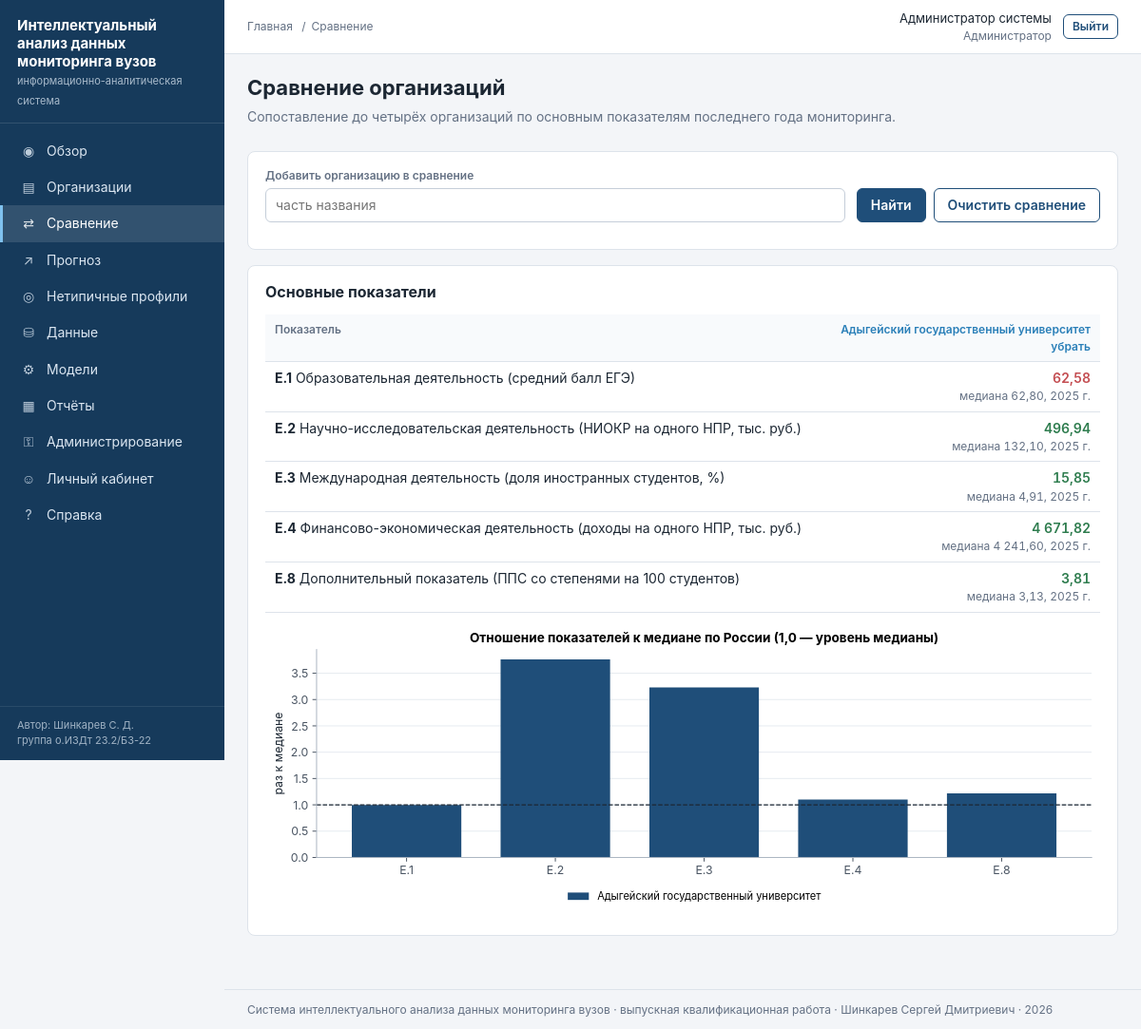
The page /compare?id=1 (signed in) on the database its author committed.
### vuzmon/db/models.py (models this page shows)
class Base(DeclarativeBase):
    """Общий базовый класс всех таблиц."""

class User(Base):
    __tablename__ = "users"
    id: Mapped[int] = mapped_column(Integer, primary_key=True)
    login: Mapped[str] = mapped_column(String(64), unique=True)
    password_hash: Mapped[str] = mapped_column(String(255))          # пароль хранится только в виде хеша
    full_name: Mapped[str] = mapped_column(String(128), default="")
    email: Mapped[str] = mapped_column(String(128), default="")
    position: Mapped[str] = mapped_column(String(128), default="")   # должность
    role_id: Mapped[int] = mapped_column(ForeignKey("roles.id"))
    is_active: Mapped[bool] = mapped_column(Boolean, default=True)
    created_at: Mapped[datetime] = mapped_column(DateTime, default=datetime.now)
    last_login_at: Mapped[datetime] = mapped_column(DateTime, nullable=True)
    role: Mapped[Role] = relationship(back_populates="users")

class Role(Base):
    __tablename__ = "roles"
    id: Mapped[int] = mapped_column(Integer, primary_key=True)
    code: Mapped[str] = mapped_column(String(32), unique=True)       # admin / analyst / viewer
    title: Mapped[str] = mapped_column(String(64))                   # название на русском
    description: Mapped[str] = mapped_column(String(255), default="")
    users: Mapped[list["User"]] = relationship(back_populates="role")

class University(Base):
    __tablename__ = "universities"
    id: Mapped[int] = mapped_column(Integer, primary_key=True)       # код организации на сайте мониторинга
    name: Mapped[str] = mapped_column(String(512), index=True)
    short_name: Mapped[str] = mapped_column(String(255), default="")
    search_name: Mapped[str] = mapped_column(String(800), default="")
    is_branch: Mapped[bool] = mapped_column(Boolean, default=False)
    head_id: Mapped[int] = mapped_column(Integer, nullable=True)      # головная организация (для филиалов)
    region_id: Mapped[int] = mapped_column(ForeignKey("regions.id"))
    founder_group_id: Mapped[int] = mapped_column(ForeignKey("founder_groups.id"), nullable=True)
    city: Mapped[str] = mapped_column(String(128), default="")
    address: Mapped[str] = mapped_column(String(512), default="")
    website: Mapped[str] = mapped_column(String(255), default="")
    specifics: Mapped[str] = mapped_column(String(255), default="")  # отраслевая специфика
    longitude: Mapped[float] = mapped_column(Float, nullable=True)
    latitude: Mapped[float] = mapped_column(Float, nullable=True)
    last_year: Mapped[int] = mapped_column(Integer, default=0)        # последний год участия в мониторинге
    region: Mapped[Region] = relationship(back_populates="universities")
    founder_group: Mapped[FounderGroup] = relationship(back_populates="universities")
    values: Mapped[list["IndicatorValue"]] = relationship(back_populates="university")
    notes: Mapped[list["AnalystNote"]] = relationship(back_populates="university")

### webapp/views_main.py (the view)
@bp.route("/compare")
@security.login_required
def compare():
    db = get_session()
    ids = [int(value) for value in request.args.getlist("id") if value.isdigit()][:4]
    search = request.args.get("q", "").strip()
    found = []
    if search:
        found = db.scalars(select(University).where(queries.name_filter(search))
                           .order_by(University.is_branch, University.short_name).limit(15)).all()
    selected, rows, chart = [], [], None
    if ids:
        selected = [u for u in (db.get(University, i) for i in ids) if u is not None]
        tables = {}
        for item in selected:
            values = queries.university_values(db, item.id)
            if not values.empty:
                tables[item.id] = queries.main_indicator_table(values, queries.university_medians(db, item),
                                                               item.is_branch)
        codes = [code for code in target_indicators(False)
                 if any(code in [row["code"] for row in t["rows"]] for t in tables.values())]
        ratios = {item.short_name: [] for item in selected if item.id in tables}
        for code in codes:
            line = {"code": code, "title": MAIN_INDICATOR_TITLES[code], "cells": []}
            for item in selected:
                cell = None
                table = tables.get(item.id)
                if table:
                    match = next((row for row in table["rows"] if row["code"] == code), None)
                    cell = match["cells"][-1] if match and match["cells"] else None
                line["cells"].append(cell)
                if item.id in tables:
                    ratio = cell["value"] / cell["median"] if cell and cell["value"] is not None \
                        and cell["median"] else 0.0
                    ratios[item.short_name].append(min(ratio, 4.0))
            rows.append(line)
        if codes and ratios:
            chart = plots.to_svg(plots.grouped_bars(
                [code.upper().replace("E", "E.") for code in codes], ratios,
                "Отношение показателей к медиане по России (1,0 — уровень медианы)",
                "раз к медиане", reference=1.0))
    return render_template("compare.html", crumbs=[("Сравнение", None)], selected=selected, rows=rows,
                           chart=chart, found=found, search=search, ids=ids)

### vuzmon/db/session.py (called while the page is built)
def get_session_factory(url: str = None):
    global _session_factory
    if _session_factory is None or url is not None:
        _session_factory = scoped_session(sessionmaker(bind=get_engine(url), expire_on_commit=False))
    return _session_factory

def get_session():
    return get_session_factory()()

### vuzmon/ml/dataset.py (called while the page is built)
def class_from_count(count):
    if pd.isna(count):
        return np.nan
    return 0 if count <= 1 else (1 if count <= 3 else 2)

def target_indicators(is_branch: bool) -> tuple:
    return BRANCH_TARGET_INDICATORS if is_branch else HEAD_TARGET_INDICATORS

### vuzmon/ml/plots.py (called while the page is built)
def to_svg(figure) -> str:
    buffer = io.StringIO()
    figure.savefig(buffer, format="svg", bbox_inches="tight")
    plt.close(figure)
    svg = buffer.getvalue()
    return svg[svg.index("<svg"):]

### webapp/__init__.py (called while the page is built)
def active_menu(endpoint: str) -> str:
    endpoints = [item[0] for item in MENU]
    if endpoint in endpoints:
        return endpoint
    if endpoint in MENU_PARENTS:
        return MENU_PARENTS[endpoint]
    blueprint = endpoint.split(".")[0]
    return next((item for item in endpoints if item.split(".")[0] == blueprint), "")

def format_number(value, digits: int = 2) -> str:
    if value is None or value != value:   # None или NaN
        return "—"
    if isinstance(value, float) and not value.is_integer():
        text = f"{value:,.{digits}f}"
    else:
        text = f"{int(value):,}"
    return text.replace(",", " ").replace(".", ",")

### webapp/security.py (called while the page is built)
def current_user():
    if "user" not in g:
        user_id = session.get("user_id")
        user = get_session().get(User, user_id) if user_id else None
        g.user = user if user is not None and user.is_active else None
    return g.user

def login_required(view):
    @wraps(view)
    def wrapper(*args, **kwargs):
        if current_user() is None:
            flash("Для продолжения работы войдите в систему.", "warning")
            return redirect(url_for("auth.login", next=request.path))
        return view(*args, **kwargs)
    return wrapper

def csrf_token() -> str:
    if "_csrf" not in session:
        session["_csrf"] = secrets.token_hex(16)
    return session["_csrf"]

def check_csrf() -> None:
    if request.method in ("POST", "PUT", "DELETE"):
        sent = request.form.get("_csrf") or request.headers.get("X-CSRF-Token", "")
        if not sent or not secrets.compare_digest(sent, session.get("_csrf", "")):
            abort(400, description="Форма устарела. Обновите страницу и повторите действие.")

### webapp/templates/compare.html (shortened to what this page needs)
{% extends "base.html" %}
{% from "_macros.html" import class_badge with context %}
{% block content %}
<div class="page-head">
  <div>
    <h1>Сравнение организаций</h1>
    <p class="lead">Сопоставление до четырёх организаций по основным показателям последнего года мониторинга.</p>
  </div>
</div>
<div class="card">
  <form method="get">
    <div class="form-row">
      <div class="field wide"><label for="q">Добавить организацию в сравнение</label>
        <input type="search" id="q" name="q" value="{{ search }}" placeholder="часть названия"></div>
      <div class="actions"><button class="btn" type="submit">Найти</button>
        <a class="btn secondary" href="{{ url_for('main.compare') }}">Очистить сравнение</a></div>
    </div>
  </form>
</div>
{% if selected %}
<div class="card">
  <h2>Основные показатели</h2>
  <div class="table-wrap"><table class="data">
    <tr><th>Показатель</th>
      {% for item in selected %}<th class="num"><a href="{{ url_for('main.university', university_id=item.id) }}">{{ item.short_name[:48] }}</a>
        <br><a class="small" href="{{ url_for('main.compare', id=ids|reject('equalto', item.id)|list) }}">убрать</a></th>{% endfor %}</tr>
    {% for row in rows %}
    <tr><td><b>{{ row.code|upper|replace('E', 'E.') }}</b> {{ row.title }}</td>
      {% for cell in row.cells %}
      <td class="num">{% if cell %}<span class="{{ 'pass' if cell.passed else ('fail' if cell.passed is not none else '') }}">{{ cell.value|num }}</span>
        <div class="muted small">медиана {{ cell.median|num }}, {{ cell.year }} г.</div>{% else %}—{% endif %}</td>
      {% endfor %}</tr>
    {% endfor %}
  </table></div>
  {% if chart %}<div class="chart" style="margin-top:12px">{{ chart|safe }}</div>{% endif %}
</div>
{% else %}
<div class="card"><p class="muted">Найдите организации по названию и добавьте их в сравнение.</p></div>
{% endif %}
{% endblock %}

### webapp/templates/base.html (shortened to what this page needs)
<!DOCTYPE html>
<html lang="ru">
<head>
  <link rel="stylesheet" href="{{ url_for('static', filename='css/app.css') }}">
</head>
<body>
<div class="layout">
  <aside class="sidebar" id="sidebar">
    <div class="brand">
      <b>Интеллектуальный анализ данных мониторинга вузов</b>
      <span>информационно-аналитическая система</span>
    </div>
    <ul class="menu">
      {% for endpoint, title, icon in menu %}
      <li><a href="{{ url_for(endpoint) }}"
             class="{{ 'active' if active_menu == endpoint else '' }}">
        <span class="icon">{{ icon }}</span>{{ title }}</a></li>
      {% endfor %}
    </ul>
    <div class="sidebar-footer">Автор: Шинкарев С. Д.<br>группа о.ИЗДт 23.2/Б3-22</div>
  </aside>
  <div class="main">
    <header class="topbar">
      <nav class="crumbs" aria-label="Навигационная цепочка">
        <a href="{{ url_for('main.dashboard') }}">Главная</a>
        {% for text, link in crumbs or [] %}
          <span class="sep">/</span>{% if link %}<a href="{{ link }}">{{ text }}</a>{% else %}<span>{{ text }}</span>{% endif %}
        {% endfor %}
      </nav>
      <div class="userbox">
        <div class="right">
          <div>{{ user.full_name or user.login }}</div>
          <div class="role">{{ user.role.title }}</div>
        </div>
        <form method="post" action="{{ url_for('auth.logout') }}" class="inline">
          <button class="btn secondary small" type="submit">Выйти</button>
        </form>
      </div>
    </header>
    <main class="content">
      {% block content %}{% endblock %}
    </main>
    <footer class="footer">
      Система интеллектуального анализа данных мониторинга вузов · выпускная квалификационная работа ·
      Шинкарев Сергей Дмитриевич · {{ now.year }}
    </footer>
  </div>
</div>
</body>
</html>

### webapp/static/css/app.css (style rules this page uses)
:root { --primary: #1f4e79; --primary-dark: #163a5b; --accent: #2a7fb8; --bg: #f3f5f8; --card: #ffffff; --text: #1c2733; --muted: #647184; --border: #dde3ea; --risk: #c44e52; --mid: #7d8896; --lead: #2a7fb8; --ok: #2f7d4f; --warn: #b7791f; --radius: 8px; }
* { box-sizing: border-box; }
html, body { margin: 0; padding: 0; }
body { font-family: -apple-system, "Segoe UI", Roboto, "Helvetica Neue", Arial, sans-serif; font-size: 14px; line-height: 1.45; color: var(--text); background: var(--bg); }
a { color: var(--accent); text-decoration: none; }
h1 { font-size: 22px; margin: 0 0 4px; }
h2 { font-size: 16px; margin: 0 0 12px; }
p { margin: 0 0 10px; }
.muted { color: var(--muted); }
.small { font-size: 12px; }
.right { text-align: right; }
.layout { display: flex; min-height: 100vh; }
.sidebar { width: 236px; flex-shrink: 0; background: var(--primary-dark); color: #dbe6f1; display: flex; flex-direction: column; position: sticky; top: 0; height: 100vh; }
.brand { padding: 18px 18px 14px; border-bottom: 1px solid rgba(255,255,255,.12); }
.brand b { display: block; font-size: 15px; color: #fff; line-height: 1.25; }
.brand span { font-size: 11px; opacity: .75; }
.menu { list-style: none; margin: 10px 0; padding: 0; flex: 1; overflow-y: auto; }
.menu a { display: flex; align-items: center; gap: 10px; padding: 9px 18px; color: #dbe6f1; border-left: 3px solid transparent; }
.menu a.active { background: rgba(255,255,255,.12); border-left-color: #7fc1ee; color: #fff; }
.menu .icon { width: 18px; text-align: center; opacity: .85; }
.sidebar-footer { padding: 12px 18px; font-size: 11px; opacity: .7; border-top: 1px solid rgba(255,255,255,.12); }
.main { flex: 1; min-width: 0; display: flex; flex-direction: column; }
.topbar { background: var(--card); border-bottom: 1px solid var(--border); padding: 10px 24px; display: flex; align-items: center; justify-content: space-between; gap: 16px; }
.crumbs { font-size: 12px; color: var(--muted); }
.crumbs a { color: var(--muted); }
.crumbs span.sep { margin: 0 6px; }
.userbox { display: flex; align-items: center; gap: 12px; font-size: 13px; }
.userbox .role { color: var(--muted); font-size: 12px; }
.content { padding: 20px 24px 40px; }
.page-head { display: flex; justify-content: space-between; align-items: flex-start; gap: 16px; margin-bottom: 16px; flex-wrap: wrap; }
.page-head .lead { color: var(--muted); max-width: 820px; }
.footer { padding: 12px 24px; font-size: 12px; color: var(--muted); border-top: 1px solid var(--border); margin-top: auto; }
.card { background: var(--card); border: 1px solid var(--border); border-radius: var(--radius); padding: 16px 18px; margin-bottom: 16px; }
.chart svg { max-width: 100%; height: auto; }
.chart svg text { font-family: -apple-system, "Segoe UI", Roboto, "Helvetica Neue", Arial, sans-serif !important; }
.chart { overflow-x: auto; }
.table-wrap { overflow-x: auto; }
table.data { width: 100%; border-collapse: collapse; }
table.data th, table.data td { padding: 7px 10px; border-bottom: 1px solid var(--border); text-align: left; vertical-align: top; }
table.data th { font-size: 12px; color: var(--muted); font-weight: 600; background: #f8fafc; white-space: nowrap; }
table.data td.num, table.data th.num { text-align: right; font-variant-numeric: tabular-nums; white-space: nowrap; }
.pass { color: var(--ok); font-weight: 600; }
.fail { color: var(--risk); font-weight: 600; }
form.inline { display: inline; }
.form-row { display: flex; gap: 12px; flex-wrap: wrap; align-items: flex-end; margin-bottom: 12px; }
.field { display: flex; flex-direction: column; gap: 4px; min-width: 150px; }
.field.wide { flex: 1; min-width: 240px; }
.field label { font-size: 12px; color: var(--muted); font-weight: 600; }
input[type=text], input[type=password], input[type=number], input[type=email], input[type=search], select, textarea { font: inherit; padding: 7px 10px; border: 1px solid #c5ced9; border-radius: 6px; background: #fff; color: var(--text); width: 100%; }
.btn { display: inline-block; font: inherit; font-weight: 600; padding: 7px 14px; border-radius: 6px; cursor: pointer; border: 1px solid var(--primary); background: var(--primary); color: #fff; white-space: nowrap; }
.btn.secondary { background: #fff; color: var(--primary); }
.btn.small { padding: 3px 9px; font-size: 12px; }
.actions { display: flex; gap: 8px; flex-wrap: wrap; align-items: center; }

### rows shown on the page
User: full_name "Администратор системы"
Role: role "Администратор"
University: short_name "Адыгейский государственный университет", short_name "E.1 E.2 E.3 E.4 E.8 0.0 0.5 1.0 1.5 2.0 2.5 3.0 3.5 раз к медиане Отношение показателей к медиане по России (1,0 — уровень медианы) Адыгейский государственный университет"

### other values the page prints
{{ icon }} "◉" "▤" "⇄" "↗" "◎" "⛁" "⚙" "▦" "⚿" "☺" "?"
{{ title }} "Обзор" "Организации" "Сравнение" "Прогноз" "Нетипичные профили" "Данные" "Модели" "Отчёты" "Администрирование" "Личный кабинет" "Справка"
{{ text }} "Сравнение"
{{ row.code|upper|replace('E', 'E.') }} "E.1" "E.2" "E.3" "E.4" "E.8"
{{ row.title }} "Образовательная деятельность (средний балл ЕГЭ)" "Научно-исследовательская деятельность (НИОКР на одного НПР, тыс. руб.)" "Международная деятельность (доля иностранных студентов, %)" "Финансово-экономическая деятельность (доходы на одного НПР, тыс. руб.)" "Дополнительный показатель (ППС со степенями на 100 студентов)"
{{ cell.value|num }} "62,58" "496,94" "15,85" "4 671,82" "3,81"
{{ cell.median|num }} "62,80" "132,10" "4,91" "4 241,60" "3,13"
{{ cell.year }} "2025" "2025" "2025" "2025" "2025"
